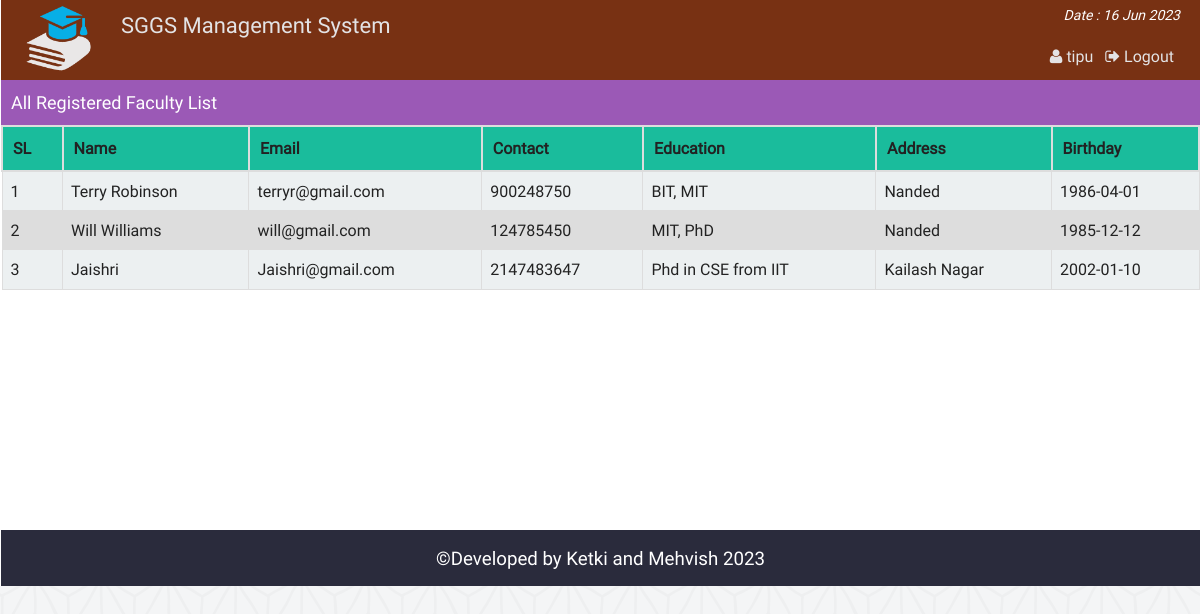
/admin_all_faculty.php (signed in), run on the app's committed database.
### tables this page shows
CREATE TABLE `faculty` (
  `id` int(11) NOT NULL,
  `username` varchar(15) NOT NULL,
  `password` varchar(50) NOT NULL,
  `name` varchar(30) NOT NULL,
  `email` varchar(100) NOT NULL,
  `birthday` date DEFAULT NULL,
  `gender` varchar(10) NOT NULL,
  `education` varchar(100) DEFAULT NULL,
  `contact` int(100) DEFAULT NULL,
  `address` varchar(255) DEFAULT NULL
);

### php/functions.php (called while the page is built, shortened)
<?php
class login_registration_class{
	public function get_faculty(){
		global $conn;
		$sql = "select * from faculty order by id ASC";
		$result = $conn->query($sql);
		return $result;
	}
};
?>

### admin_all_faculty.php (the view, shortened to what this page needs)
<?php
	require "php/config.php";
	require_once "php/functions.php";
	$user = new login_registration_class();
?>
<?php
include "php/headertop_admin.php";
?>
<div class="all_student">
	<div class="search_st">
		<div class="hdinfo"><h3>All Registered Faculty List</h3></div>
	</div>
		<table class="tab_one">
			<tr>
				<th>SL</th>
				<th>Name</th>
				<th>Email</th>
				<th>Contact</th>
				<th>Education</th>
				<th>Address</th>
				<th>Birthday</th>
			</tr>
			<?php
			$i=0;
				$alluser =$user->get_faculty();
				while($rows = $alluser->fetch_assoc()){
				$i++;
			?>
			<tr>
				<td><?php echo $i; ?></td>
				<td><?php echo $rows['name'];?></td>
				<td><?php echo $rows['email'];?></td>
				<td><?php echo $rows['contact'];?></td>
				<td><?php echo $rows['education'];?></td>
				<td><?php echo $rows['address'];?></td>
				<td><?php echo $rows['birthday'];?></td>
			</tr>
			<?php } ?>
		</table>
</div>
<?php include "php/footerbottom.php";?>

### css/main.css (style rules this page uses)
html { color: #222; font-size: 1em; line-height: 1.4; }
body { font-family:roboto !important; background:url(../img/ptrn.png) repeat fixed; }
.st_reg th, td { padding: 8px; }
table.tab_one { width:100%; }
table.tab_one th { background:#1abc9c; padding:10px; font-weight:bold; text-align:left; }
table.tab_one td { border:1px solid #ddd; padding:8px; }
table.tab_one tr:nth-child(odd) { background:#ddd; }
table.tab_one tr:nth-child(even) { background:#ecf0f1; }
.all_student { min-height:450px; }
.search_st { background:#9b59b6; height:45px; }
.hdinfo { float:left; width:500px; }
.hdinfo h3 { font-size:18px; color:#fff; padding:10px; margin:0; font-weight:normal; }
table.att_tab tr,td,th { border:2px solid #ddd; border-collapse:collapse; padding:8px; }

### data on the page
faculty: name "Terry Robinson", email "terryr@gmail.com", contact "900248750", education "BIT, MIT", address "Nanded", birthday "1986-04-01"
faculty: name "Will Williams", email "will@gmail.com", contact "124785450", education "MIT, PhD", address "Nanded", birthday "1985-12-12"
faculty: name "Jaishri", email "Jaishri@gmail.com", contact "2147483647", education "Phd in CSE from IIT", address "Kailash Nagar", birthday "2002-01-10"

### other printed values
$admin_name "tipu"
